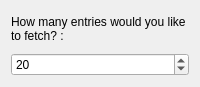
<ui version="4.0" >
 <class>EntriesCountDialogBase</class>
 <widget class="QWidget" name="EntriesCountDialogBase" >
  <property name="geometry" >
   <rect>
    <x>0</x>
    <y>0</y>
    <width>200</width>
    <height>87</height>
   </rect>
  </property>
  <layout class="QGridLayout" name="gridLayout" >
   <item row="0" column="0" >
    <widget class="QLabel" name="label" >
     <property name="text" >
      <string>How many entries would you like to fetch? :</string>
     </property>
     <property name="wordWrap" >
      <bool>true</bool>
     </property>
    </widget>
   </item>
   <item row="1" column="0" >
    <widget class="KIntSpinBox" name="spinCount" >
     <property name="minimum" >
      <number>1</number>
     </property>
     <property name="maximum" >
      <number>100</number>
     </property>
     <property name="value" >
      <number>20</number>
     </property>
    </widget>
   </item>
  </layout>
 </widget>
 <customwidgets>
  <customwidget>
   <class>KIntSpinBox</class>
   <extends>QSpinBox</extends>
   <header>knuminput.h</header>
  </customwidget>
 </customwidgets>
 <resources/>
 <connections/>
</ui>
